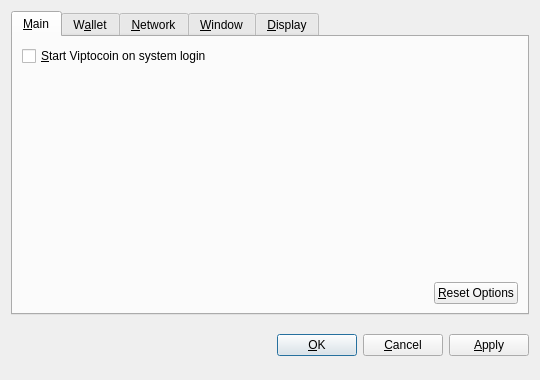
<?xml version="1.0" encoding="UTF-8"?>
<ui version="4.0">
 <class>OptionsDialog</class>
 <widget class="QDialog" name="OptionsDialog">
  <property name="geometry">
   <rect>
    <x>0</x>
    <y>0</y>
    <width>540</width>
    <height>380</height>
   </rect>
  </property>
  <property name="windowTitle">
   <string>Options</string>
  </property>
  <property name="modal">
   <bool>true</bool>
  </property>
  <layout class="QVBoxLayout" name="verticalLayout">
   <item>
    <widget class="QTabWidget" name="tabWidget">
     <property name="tabPosition">
      <enum>QTabWidget::North</enum>
     </property>
     <property name="currentIndex">
      <number>0</number>
     </property>
     <widget class="QWidget" name="tabMain">
      <attribute name="title">
       <string>&amp;Main</string>
      </attribute>
      <layout class="QVBoxLayout" name="verticalLayout_Main">
       <item>
        <widget class="QCheckBox" name="bitcoinAtStartup">
         <property name="toolTip">
          <string>Automatically start Viptocoin after logging in to the system.</string>
         </property>
         <property name="text">
          <string>&amp;Start Viptocoin on system login</string>
         </property>
        </widget>
       </item>
       <item>
        <spacer name="verticalSpacer_Main">
         <property name="orientation">
          <enum>Qt::Vertical</enum>
         </property>
         <property name="sizeHint" stdset="0">
          <size>
           <width>20</width>
           <height>40</height>
          </size>
         </property>
        </spacer>
       </item>
       <item>
        <layout class="QHBoxLayout" name="horizontalLayout_2_Main">
         <item>
          <spacer name="horizontalSpacer_2_Main">
           <property name="orientation">
            <enum>Qt::Horizontal</enum>
           </property>
           <property name="sizeHint" stdset="0">
            <size>
             <width>40</width>
             <height>20</height>
            </size>
           </property>
          </spacer>
         </item>
         <item>
          <widget class="QPushButton" name="resetButton">
           <property name="toolTip">
            <string>Reset all client options to default.</string>
           </property>
           <property name="text">
            <string>&amp;Reset Options</string>
           </property>
           <property name="autoDefault">
            <bool>false</bool>
           </property>
          </widget>
         </item>
        </layout>
       </item>
      </layout>
     </widget>
     <widget class="QWidget" name="tabWallet">
      <attribute name="title">
       <string>W&amp;allet</string>
      </attribute>
      <layout class="QVBoxLayout" name="verticalLayout_Network">
       <item>
        <widget class="QLabel" name="transactionFeeInfoLabel">
         <property name="text">
          <string>Optional transaction fee per kB that helps make sure your transactions are processed quickly. Most transactions are 1 kB.</string>
         </property>
         <property name="textFormat">
          <enum>Qt::PlainText</enum>
         </property>
         <property name="wordWrap">
          <bool>true</bool>
         </property>
        </widget>
       </item>
       <item>
        <layout class="QHBoxLayout" name="horizontalLayout_1_Main">
         <item>
          <widget class="QLabel" name="transactionFeeLabel">
           <property name="text">
            <string>Pay transaction &amp;fee</string>
           </property>
           <property name="textFormat">
            <enum>Qt::PlainText</enum>
           </property>
           <property name="buddy">
            <cstring>transactionFee</cstring>
           </property>
          </widget>
         </item>
         <item>
          <widget class="BitcoinAmountField" name="transactionFee"/>
         </item>
         <item>
          <spacer name="horizontalSpacer_1_Main">
           <property name="orientation">
            <enum>Qt::Horizontal</enum>
           </property>
           <property name="sizeHint" stdset="0">
            <size>
             <width>40</width>
             <height>20</height>
            </size>
           </property>
          </spacer>
         </item>
        </layout>
       </item>
       <item>
        <widget class="QLabel" name="label">
         <property name="text">
          <string>If you disable the spending of unconfirmed change, the change from a transaction cannot be used until that transaction has at least one confirmation. This also affects how your balance is computed.</string>
         </property>
         <property name="wordWrap">
          <bool>true</bool>
         </property>
        </widget>
       </item>
       <item>
        <widget class="QCheckBox" name="spendZeroConfChange">
         <property name="text">
          <string>Spend unconfirmed change  (experts only)</string>
         </property>
        </widget>
       </item>
       <item>
        <spacer name="verticalSpacer">
         <property name="orientation">
          <enum>Qt::Vertical</enum>
         </property>
         <property name="sizeHint" stdset="0">
          <size>
           <width>20</width>
           <height>40</height>
          </size>
         </property>
        </spacer>
       </item>
      </layout>
     </widget>
     <widget class="QWidget" name="tabNetwork">
      <attribute name="title">
       <string>&amp;Network</string>
      </attribute>
      <layout class="QVBoxLayout" name="verticalLayout_Network">
       <item>
        <widget class="QCheckBox" name="mapPortUpnp">
         <property name="toolTip">
          <string>Automatically open the Viptocoin client port on the router. This only works when your router supports UPnP and it is enabled.</string>
         </property>
         <property name="text">
          <string>Map port using &amp;UPnP</string>
         </property>
        </widget>
       </item>
       <item>
        <widget class="QCheckBox" name="connectSocks">
         <property name="toolTip">
          <string>Connect to the Viptocoin network through a SOCKS proxy (e.g. when connecting through Tor).</string>
         </property>
         <property name="text">
          <string>&amp;Connect through SOCKS proxy:</string>
         </property>
        </widget>
       </item>
       <item>
        <layout class="QHBoxLayout" name="horizontalLayout_Network">
         <item>
          <widget class="QLabel" name="proxyIpLabel">
           <property name="text">
            <string>Proxy &amp;IP:</string>
           </property>
           <property name="textFormat">
            <enum>Qt::PlainText</enum>
           </property>
           <property name="buddy">
            <cstring>proxyIp</cstring>
           </property>
          </widget>
         </item>
         <item>
          <widget class="QValidatedLineEdit" name="proxyIp">
           <property name="maximumSize">
            <size>
             <width>140</width>
             <height>16777215</height>
            </size>
           </property>
           <property name="toolTip">
            <string>IP address of the proxy (e.g. 127.0.0.1)</string>
           </property>
          </widget>
         </item>
         <item>
          <widget class="QLabel" name="proxyPortLabel">
           <property name="text">
            <string>&amp;Port:</string>
           </property>
           <property name="textFormat">
            <enum>Qt::PlainText</enum>
           </property>
           <property name="buddy">
            <cstring>proxyPort</cstring>
           </property>
          </widget>
         </item>
         <item>
          <widget class="QLineEdit" name="proxyPort">
           <property name="maximumSize">
            <size>
             <width>55</width>
             <height>16777215</height>
            </size>
           </property>
           <property name="toolTip">
            <string>Port of the proxy (e.g. 9050)</string>
           </property>
          </widget>
         </item>
         <item>
          <widget class="QLabel" name="socksVersionLabel">
           <property name="text">
            <string>SOCKS &amp;Version:</string>
           </property>
           <property name="textFormat">
            <enum>Qt::PlainText</enum>
           </property>
           <property name="buddy">
            <cstring>socksVersion</cstring>
           </property>
          </widget>
         </item>
         <item>
          <widget class="QValueComboBox" name="socksVersion">
           <property name="toolTip">
            <string>SOCKS version of the proxy (e.g. 5)</string>
           </property>
          </widget>
         </item>
         <item>
          <spacer name="horizontalSpacer_Network">
           <property name="orientation">
            <enum>Qt::Horizontal</enum>
           </property>
           <property name="sizeHint" stdset="0">
            <size>
             <width>40</width>
             <height>20</height>
            </size>
           </property>
          </spacer>
         </item>
        </layout>
       </item>
       <item>
        <spacer name="verticalSpacer_Network">
         <property name="orientation">
          <enum>Qt::Vertical</enum>
         </property>
         <property name="sizeHint" stdset="0">
          <size>
           <width>20</width>
           <height>40</height>
          </size>
         </property>
        </spacer>
       </item>
      </layout>
     </widget>
     <widget class="QWidget" name="tabWindow">
      <attribute name="title">
       <string>&amp;Window</string>
      </attribute>
      <layout class="QVBoxLayout" name="verticalLayout_Window">
       <item>
        <widget class="QCheckBox" name="minimizeToTray">
         <property name="toolTip">
          <string>Show only a tray icon after minimizing the window.</string>
         </property>
         <property name="text">
          <string>&amp;Minimize to the tray instead of the taskbar</string>
         </property>
        </widget>
       </item>
       <item>
        <widget class="QCheckBox" name="minimizeOnClose">
         <property name="toolTip">
          <string>Minimize instead of exit the application when the window is closed. When this option is enabled, the application will be closed only after selecting Quit in the menu.</string>
         </property>
         <property name="text">
          <string>M&amp;inimize on close</string>
         </property>
        </widget>
       </item>
       <item>
        <spacer name="verticalSpacer_Window">
         <property name="orientation">
          <enum>Qt::Vertical</enum>
         </property>
         <property name="sizeHint" stdset="0">
          <size>
           <width>20</width>
           <height>40</height>
          </size>
         </property>
        </spacer>
       </item>
      </layout>
     </widget>
     <widget class="QWidget" name="tabDisplay">
      <attribute name="title">
       <string>&amp;Display</string>
      </attribute>
      <layout class="QVBoxLayout" name="verticalLayout_Display">
       <item>
        <layout class="QHBoxLayout" name="horizontalLayout_1_Display">
         <item>
          <widget class="QLabel" name="langLabel">
           <property name="text">
            <string>User Interface &amp;language:</string>
           </property>
           <property name="textFormat">
            <enum>Qt::PlainText</enum>
           </property>
           <property name="buddy">
            <cstring>lang</cstring>
           </property>
          </widget>
         </item>
         <item>
          <widget class="QValueComboBox" name="lang">
           <property name="toolTip">
            <string>The user interface language can be set here. This setting will take effect after restarting Viptocoin.</string>
           </property>
          </widget>
         </item>
        </layout>
       </item>
       <item>
        <layout class="QHBoxLayout" name="horizontalLayout_2_Display">
         <item>
          <widget class="QLabel" name="unitLabel">
           <property name="text">
            <string>&amp;Unit to show amounts in:</string>
           </property>
           <property name="textFormat">
            <enum>Qt::PlainText</enum>
           </property>
           <property name="buddy">
            <cstring>unit</cstring>
           </property>
          </widget>
         </item>
         <item>
          <widget class="QValueComboBox" name="unit">
           <property name="toolTip">
            <string>Choose the default subdivision unit to show in the interface and when sending coins.</string>
           </property>
          </widget>
         </item>
        </layout>
       </item>
       <item>
        <widget class="QCheckBox" name="displayAddresses">
         <property name="toolTip">
          <string>Whether to show Viptocoin addresses in the transaction list or not.</string>
         </property>
         <property name="text">
          <string>&amp;Display addresses in transaction list</string>
         </property>
        </widget>
       </item>
       <item>
        <widget class="QCheckBox" name="coinControlFeatures">
         <property name="toolTip">
          <string>Whether to show coin control features or not.</string>
         </property>
         <property name="text">
          <string>Display coin &amp;control features (experts only!)</string>
         </property>
        </widget>
       </item>
       <item>
        <spacer name="verticalSpacer_Display">
         <property name="orientation">
          <enum>Qt::Vertical</enum>
         </property>
         <property name="sizeHint" stdset="0">
          <size>
           <width>20</width>
           <height>40</height>
          </size>
         </property>
        </spacer>
       </item>
      </layout>
     </widget>
    </widget>
   </item>
   <item>
    <layout class="QHBoxLayout" name="horizontalLayout_Buttons">
     <item>
      <spacer name="horizontalSpacer_1">
       <property name="orientation">
        <enum>Qt::Horizontal</enum>
       </property>
       <property name="sizeHint" stdset="0">
        <size>
         <width>40</width>
         <height>48</height>
        </size>
       </property>
      </spacer>
     </item>
     <item>
      <widget class="QLabel" name="statusLabel">
       <property name="font">
        <font>
         <weight>75</weight>
         <bold>true</bold>
        </font>
       </property>
       <property name="text">
        <string/>
       </property>
       <property name="textFormat">
        <enum>Qt::PlainText</enum>
       </property>
       <property name="wordWrap">
        <bool>true</bool>
       </property>
      </widget>
     </item>
     <item>
      <spacer name="horizontalSpacer_2">
       <property name="orientation">
        <enum>Qt::Horizontal</enum>
       </property>
       <property name="sizeHint" stdset="0">
        <size>
         <width>40</width>
         <height>48</height>
        </size>
       </property>
      </spacer>
     </item>
     <item>
      <widget class="QPushButton" name="okButton">
       <property name="text">
        <string>&amp;OK</string>
       </property>
      </widget>
     </item>
     <item>
      <widget class="QPushButton" name="cancelButton">
       <property name="text">
        <string>&amp;Cancel</string>
       </property>
       <property name="autoDefault">
        <bool>false</bool>
       </property>
      </widget>
     </item>
     <item>
      <widget class="QPushButton" name="applyButton">
       <property name="text">
        <string>&amp;Apply</string>
       </property>
       <property name="autoDefault">
        <bool>false</bool>
       </property>
      </widget>
     </item>
    </layout>
   </item>
  </layout>
 </widget>
 <customwidgets>
  <customwidget>
   <class>BitcoinAmountField</class>
   <extends>QSpinBox</extends>
   <header>bitcoinamountfield.h</header>
  </customwidget>
  <customwidget>
   <class>QValueComboBox</class>
   <extends>QComboBox</extends>
   <header>qvaluecombobox.h</header>
  </customwidget>
  <customwidget>
   <class>QValidatedLineEdit</class>
   <extends>QLineEdit</extends>
   <header>qvalidatedlineedit.h</header>
  </customwidget>
 </customwidgets>
 <resources/>
 <connections/>
</ui>
